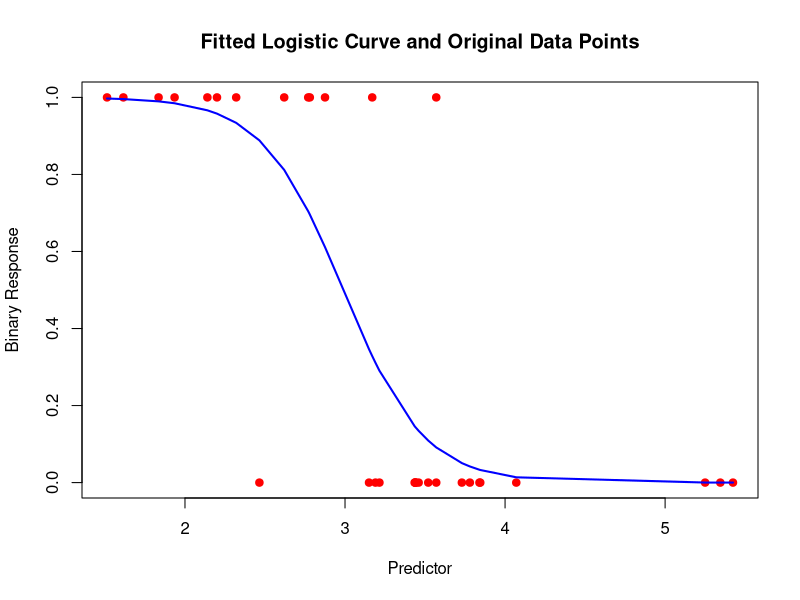
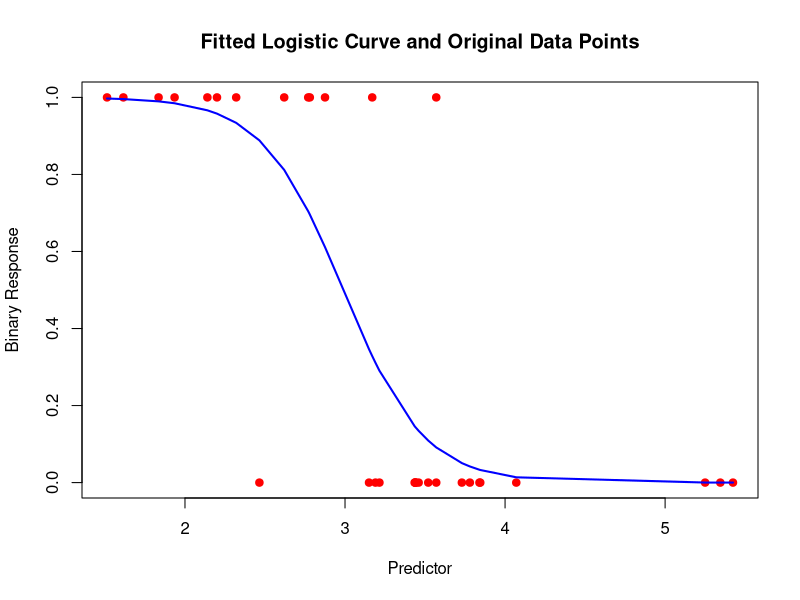

These charts were generated, in order, by the following R code:


# Logistic Function
# Purpose: Computes logistic function for given predictors X and coefficients beta.
# How it Works: Calculates p_i using formula p_i = 1 / (1 + exp(-X^T * beta)), returning predicted probabilities for each observation.
logistic_function <- function(beta, X) {
  # pi = 1 / (1 + exp(-xi^T * beta))
  return(1 / (1 + exp(-X %*% beta)))
}

# Cost Function (Calculating the sum in the argmin equation)
# Purpose: Calculates the cost for the current set of coefficients beta.
# How it Works: Implements logisticfunction as the negative sum of log-likelihood across all observations.
cost_function <- function(beta, X, y) {
  p <- logistic_function(beta, X)
  # -sum(yi * log(pi) + (1 - yi) * log(1 - pi))
  cost <- -sum(y * log(p + 1e-9) + (1 - y) * log(1 - p + 1e-9))  # Adding a small constant to avoid log(0)
  return(cost)
}


# Gradient of the Cost Function
# Purpose: Computes the gradient of the cost function with respect to beta.
# How it Works: Used in gradient descent to determine direction to adjust coefficients beta. Gradient calculated as X^T * (p - y).
gradient_function <- function(beta, X, y) {
  p <- 1 / (1 + exp(-X %*% beta))
  return(t(X) %*% (p - y))
}

# Logistic Regression
# This is a function presented to the user, it takes an X Vector as predictor and y values of 0 or 1 as output variables.
# The learning rate, max iterations, and tolerance can be adjusted by the user.
# Purpose: Optimizes coefficients beta to minimize the cost function.
# How it Works: Initializes beta using least-squares formula (X^T * X)^-1 * X^T * y. 
# Iteratively updates beta in the direction of negative gradient of the cost function,
# scaled by learning rate. Checks for convergence in each iteration. Returns optimized coefficients beta.
logistic_regression <- function(X, y, learning_rate = 0.01, max_iterations = 10000, tolerance = 1e-6) {
  # Initial coefficient estimation using least squares
  beta <- solve(t(X) %*% X) %*% t(X) %*% y
  previous_cost <- Inf
  
  # Iterative optimization process
  for (iteration in 1:max_iterations) {
    current_cost <- cost_function(beta, X, y)
    if (!is.na(current_cost) && !is.infinite(current_cost) && abs(previous_cost - current_cost) < tolerance) {
      break
    }
    previous_cost <- current_cost
    grad <- gradient_function(beta, X, y)
    beta <- beta - learning_rate * grad
  }
  
  # Predict and binarize predictions
  predicted_probs <- logistic_function(beta, X)
  predictions <- ifelse(predicted_probs > 0.5, 1, 0)
  
  # Confusion matrix components
  TP <- sum(predictions == 1 & y == 1)
  TN <- sum(predictions == 0 & y == 0)
  FP <- sum(predictions == 1 & y == 0)
  FN <- sum(predictions == 0 & y == 1)
  
  # Calculate metrics
  prevalence <- sum(y) / length(y)
  accuracy <- (TP + TN) / (TP + TN + FP + FN)
  sensitivity <- TP / (TP + FN)
  specificity <- TN / (TN + FP)
  false_discovery_rate <- FP / (TP + FP)
  diagnostic_odds_ratio <- (TP / FP) / (FN / TN)
  
  # Return a list containing optimized coefficients, confusion matrix, and metrics
  return(list(
    OptimizedCoefficients = beta,
    ConfusionMatrix = matrix(c(TP, FP, FN, TN), nrow = 2, byrow = TRUE),
    Prevalence = prevalence,
    Accuracy = accuracy,
    Sensitivity = sensitivity,
    Specificity = specificity,
    FalseDiscoveryRate = false_discovery_rate,
    DiagnosticOddsRatio = diagnostic_odds_ratio
  ))
}

  
plot_logistic_curve <- function(X, y) {
  # Add an intercept to X
  X_matrix <- cbind(1, X)
  
  # Compute beta estimates using your logistic regression function
  logistic_regression_result <- logistic_regression(X_matrix, y)
  beta_estimates <- logistic_regression_result$OptimizedCoefficients
  
  # Calculate predicted probabilities using the logistic function and beta estimates
  predicted_probabilities <- logistic_function(beta_estimates, X_matrix)
  
  # Create a data frame for plotting
  plot_data <- data.frame(X = X, y = y, predicted = predicted_probabilities)
  
  # Sorting the data for a smooth curve in plot
  plot_data <- plot_data[order(plot_data$X), ]
  
  # Plot the original data points
  plot(y ~ X, data = plot_data, col = "red", xlab = "Predictor", ylab = "Binary Response", 
       main = "Fitted Logistic Curve and Original Data Points",
       pch = 19)  # Points for actual responses
  
  # Add the logistic regression line
  lines(plot_data$X, plot_data$predicted, type = "l", col = "blue", lwd = 2)
}


plot_logistic_curve(mtcars$wt, mtcars$am)

#gpt link for creating cutsom logistic regression and plotting functions: https://chat.openai.com/share/2827b3e8-a2c6-4c1d-ab39-a42235cb1deb
#gpt link for additional editing, and the addition of the matrix and other metrics to the logistic regression function
# https://chat.openai.com/share/39e19490-5083-4928-a5ef-46666b1759e4
  

  
  # EXAMPLE TO BE USED
  data(mtcars)
  
  # Prepare the data
  X <- mtcars$wt
  y <- mtcars$am
  
  # Convert X to a matrix and add an intercept
  X_matrix <- cbind(1, X)
  
  beta_estimates <- logistic_regression(X_matrix, y)
  
  # Print the estimated coefficients
  beta_estimates
  plot_logistic_curve(mtcars$wt, mtcars$am)
  
  
  
  
  
  
  #ACTUAL REGRESSION FOR COMPARISON OF BETA
  data_glm <- data.frame(y = y, X = X)

  # Fit Logistic Regression model using glm()
  model_glm <- glm(y ~ X, data = data_glm, family = binomial(link = "logit"))

  # Display the summary of the model
  summary(model_glm)

  # To get the coefficients
  coefficients(model_glm)

  
# Bootstrap Function
# This is a function presented to the user and it takes the significance level, alpha, the number of bootstraps, B, 
# an X Vector as predictor and y values of 0 or 1 as output variables. 
# Purpose: To compute a more accurate confidence interval for the small data set, beta_estimates. 
# How it works: This function creates a new larger sample, boot_mean, using values from the original data set, beta_estimates.
# This larger sample is made by creating n sized samples, beta_estimates_star, and using the mean of each n sized sample. 
# The n sized samples are made by selecting numbers randomly from the original data set with replacement.
# The function then uses the quantile function to create the new confidence interval using the alpha provided by the user.
Bootstrap_function <- function(alpha, B = 20, X, y) {
  # n is the length of the vector beta_estimates that we computed earlier, but I repeated the calculation here.
  X_matrix <- cbind(1, X)
  logistic_regression_result <- logistic_regression(X_matrix, y)
  beta_estimates <- logistic_regression_result$OptimizedCoefficients
  n <- length(beta_estimates)
  boot_mean <- rep(NA, B)
  for (i in 1:B) {
    beta_estimates_star <- beta_estimates[sample(1:n, replace = TRUE)]
    boot_mean[i] <- mean(beta_estimates_star)
  }
  confidence_int <- quantile(boot_mean, c((alpha/2), 1-(alpha/2)))
  return(confidence_int)
}

# Cut-off Value Function
# This is a function presented to the user and it takes an X Vector as predictor, y values of 0 or 1 as output variables,
# coefficients beta, and the metric value. The metric value needs to be either "prevalence", "accuracy", "sensitivity",
# "specificity", "false discovery rate", or "diagnostic odds ratio".
# Purpose: To create a plot that shows how the value of the metric chosen changes as the cut-off value changes.
# How it works: This function creates a vector for the metric chosen that has all of the values for that metric for each 
# cut-off value from 0.1 to 0.9 with steps of 0.1. It then plots this vector against the cut-off values.
cutoff_value_function <- function(X, y, beta, metric) {
 
   # Predict and binarize predictions
  predicted_probs <- logistic_function(beta, X)
  
  # create empty vectors for each metric
  prevalence_vector <- rep(NA, 9)
  accuracy_vector <- rep(NA, 9)
  sensitivity_vector <- rep(NA, 9)
  specificity_vector <- rep(NA, 9)
  FDR_vector <- rep(NA, 9)
  DOR_vector <- rep(NA, 9)
  
  for (i in seq(0.1, 0.9, by = 0.1)) {
    predictions <- ifelse(predicted_probs > i, 1, 0)
    
    # Confusion matrix components
    TP <- sum(predictions == 1 & y == 1)
    TN <- sum(predictions == 0 & y == 0)
    FP <- sum(predictions == 1 & y == 0)
    FN <- sum(predictions == 0 & y == 1)
    
    if(metric == "prevalence") {
    # Calculate prevalence
    prevalence_star <- sum(y) / length(y)
    prevalence_vector[i] <- prevalence_star
    plot(x = seq(0.1, 0.9, by = 0.1), y = prevalence_vector, main = "Prevalence Plot", xlab = "Cut-off Values", ylab = "Prevalence", pch = 16, col = "blue")
  
  } else if(metric == "accuracy") {
    # Calculate accuracy
    accuracy_star <- (TP + TN) / (TP + TN + FP + FN)
    accuracy_vector[i] <- accuracy_star
    plot(x = seq(0.1, 0.9, by = 0.1), y = accuracy_vector, main = "Accuracy Plot", xlab = "Cut-off Values", ylab = "Accuracy", pch = 16, col = "blue")
  
  } else if(metric == "sensitivity") {
    # Calculate sensitivity
    sensitivity_star <- TP / (TP + FN)
    sensitivity_vector[i] <- sensitivity_star
    plot(x = seq(0.1, 0.9, by = 0.1), y = sensitivity_vector, main = "Sensitivity Plot", xlab = "Cut-off Values", ylab = "Sensitivity", pch = 16, col = "blue")
  
  } else if(metric == "specificity") {
    # Calculate specificity
    specificity_star <- TN / (TN + FP)
    specificity_vector[i] <- specificity_star
    plot(x = seq(0.1, 0.9, by = 0.1), y = specificity_vector, main = "Specificity Plot", xlab = "Cut-off Values", ylab = "Specificity", pch = 16, col = "blue")
  
  } else if(metric == "false discovery rate") {
    # Calculate false discovery rate
    FDR_star <- FP / (TP + FP)
    FDR_vector[i] <- FDR_star
    plot(x = seq(0.1, 0.9, by = 0.1), y = FDR_vector, main = "False Discovery Rate Plot", xlab = "Cut-off Values", ylab = "False Discovery Rate", pch = 16, col = "blue")
  
  } else if(metric == "diagnostic odds ratio") {
    # Calculate diagnostic odds ratio
    DOR_star <- FP / (TP + FP)
    DOR_vector[i] <- DOR_star
    plot(x = seq(0.1, 0.9, by = 0.1), y = DOR_vector, main = "Diagnostic Odds Ratio Plot", xlab = "Cut-off Values", ylab = "Diagnostic Odds Ratio", pch = 16, col = "blue")
  }
}}

#chatgpt link for creating plots: https://chat.openai.com/share/b77ecd7f-58ef-4d44-9551-e0bb87087b39 